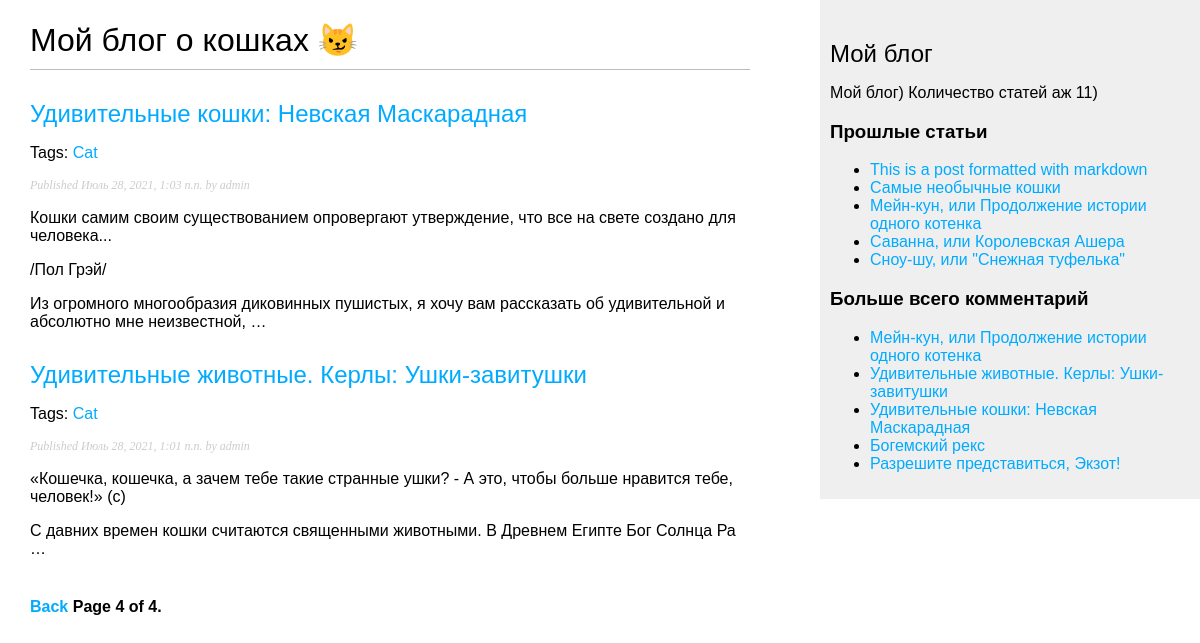
The app's page /blog/?page=4 with its own data.
### blog/models.py (models this page shows, shortened)
class Post(models.Model):
	STATUS_CHOICES = {
		('draft', 'Draft'),
		('published', 'Published'),
	}
	title = models.CharField(max_length=250) #заголовок статьи (VARCHAR тип)
	slug = models.SlugField(max_length=250, unique_for_date='publish') # поле для формирования семантических URLов статей
	author = models.ForeignKey(User, on_delete=models.CASCADE, related_name='blog_post') # собсна автор, отношение "Один ко многим" автор может иметь много статей
	body = models.TextField() # содержание статьи
	publish = models.DateTimeField(default=timezone.now) # сохраняет дату публикации статьи
	created = models.DateTimeField(auto_now_add=True) # собсна указывает на дату создания статьи (auto_now_add=True - сохраняет автоматически при сохранении объекта)
	update  = models.DateTimeField(auto_now=True) # дата и время редактирования статьи (auto_now=True - сохраняет автоматически при сохранении объекта)
	status = models.CharField(max_length=10, choices=STATUS_CHOICES, default='draft') # статус статьи. Choices - для выбора статуса.
	objects = models.Manager() # описание менеджера
	published = PublishedManager() # добавление нового менеджера в модель
	tags = TaggableManager()
	class Meta:
		ordering = ('-publish',) # метаданные для порядка сортировки (по убыванию)
	def get_absolute_url(self):
		return reverse('blog:post_detail',
						args=[self.publish.year,
								self.publish.month,
								self.publish.day,
								self.slug])

### blog/views.py (the view)
# urls.py: path('', views.post_list, name='post_list'),
def post_list(request, tag_slug=None):
	object_list = Post.published.all()
	tag = None
	if tag_slug:
		tag = get_object_or_404(Tag, slug=tag_slug)
		object_list = object_list.filter(tags__in=[tag])
	paginator = Paginator(object_list, 3)
	page = request.GET.get('page') #текущая страница
	try:
		posts = paginator.page(page) # список объектов на странице
	except PageNotAnInteger:
		posts = paginator.page(1)
	except EmptyPage:
		posts = paginator.page(paginator.num_pages)
	return render(request,
				 'blog/post/list.html',
				 {'page': page,
				  'posts': posts,
				  'tag' : tag})
	'''принимает на вход все статьи блога и с помощью функции render (принимает на вход: объект request,
	путь к шаблону и переменные контекста для этого шаблона) - формируем шаблон для списка статей  '''

### blog/models.py (called while the page is built)
	def get_queryset(self):
		return super().get_queryset().filter(status='published') # возвращает QuerySet с фильтром

### blog/templatetags/blog_tags.py (called while the page is built)
@register.simple_tag
def total_posts():
	return Post.published.count()

@register.inclusion_tag('blog/post/latest_posts.html')
def show_latest_posts(count=5):
	latest_posts = Post.published.order_by('-publish')[:count]
	return {'latest_posts' : latest_posts}

@register.simple_tag
def get_most_commented_posts(count=5):
	return Post.published.annotate(total_comments=Count('comments')).order_by('-total_comments')[:count]

@register.filter(name='markdown')
def markdown_format(text):
	return mark_safe(markdown.markdown(text)) #mark_safe - помечает return как разрешенный HTML-код

### blog/templates/blog/post/list.html (shortened to what this page needs)
{% extends "blog/base.html" %}
{% load blog_tags %}
{% block content %}
  <h1>Мой блог о кошках &#128572;</h1>
  {% for post in posts %}
    <h2>
      <a href="{{ post.get_absolute_url }}">
        {{ post.title }}
      </a>
    </h2>
    <p class="tags">
      Tags:
      {% for tag in post.tags.all %}
        <a href="{% url 'blog:post_list_by_tag' tag.slug %}">
          {{ tag.name }}
        </a>
      {% endfor %}
    </p>
    <p class="date">
      Published {{ post.publish }} by {{ post.author }}
    </p>
    {{ post.body|markdown|truncatewords_html:30 }}
  {% endfor %}
  {% include "pagination.html" with page=posts %}
{% endblock %}

### blog/templates/blog/base.html (shortened to what this page needs)
{% load blog_tags %}
{% load static %}
<!DOCTYPE html>
<html lang="ru">
<head>
	<link href="{% static 'css/blog.css' %}" rel="stylesheet">
</head>
<body>
	<div id="content">
		{% block content %}
		{% endblock %}
	</div>
	<div id="sidebar">
		<h2>Мой блог</h2>
			<p>Мой блог) Количество статей аж {% total_posts %})</p>
		<h3>Прошлые статьи</h3>
			{% show_latest_posts 5 %}
		<h3>Больше всего комментарий</h3>
			{% get_most_commented_posts as most_commented_posts %}
			<ul>
				{% for post in most_commented_posts %}
					<li><a href="{{ post.get_absolute_url }}">{{ post.title }}</a></li>
				{% endfor %}
			</ul>
	</div>
</body>
</html>

### blog/templates/blog/post/latest_posts.html
<ul>
	{% for post in latest_posts %}
		<li><a href="{{ post.get_absolute_url }}">{{ post.title }}</a></li>
	{% endfor %}
</ul>

### blog/static/css/blog.css (style rules this page uses)
body { margin:0; padding:0; font-family:helvetica, sans-serif; }
a { color:#00abff; text-decoration:none; }
h1 { font-weight:normal; border-bottom:1px solid #bbb; padding:0 0 10px 0; }
h2 { font-weight:normal; margin:30px 0 0; }
#content { float:left; width:60%; padding:0 0 0 30px; }
#sidebar { float:right; width:30%; padding:10px; background:#efefef; height:100%; }
p.date { color:#ccc; font-family: georgia, serif; font-size: 12px; font-style: italic; }

### records on screen
Post: title "Удивительные кошки: Невская Маскарадная", publish "Июль 28, 2021, 1:03 п.п.", author "admin", body "Кошки самим своим существованием опровергают утверждение, что все на свете создано для человека... /Пол Грэй/ Из огромного многообразия диковинных пушистых, я хочу вам рассказать об удивительной и абсолютно мне неизвестной, …"
Tag: name "Cat"
Post: title "Удивительные животные. Керлы: Ушки-завитушки", publish "Июль 28, 2021, 1:01 п.п.", author "admin", body "«Кошечка, кошечка, а зачем тебе такие странные ушки? - А это, чтобы больше нравится тебе, человек!» (с) С давних времен кошки считаются священными животными. В Древнем Египте Бог Солнца Ра …"
Post: title "This is a post formatted with markdown"
Post: title "Самые необычные кошки"
Post: title "Мейн-кун, или Продолжение истории одного котенка"
Post: title "Саванна, или Королевская Ашера"
Post: title "Сноу-шу, или \"Снежная туфелька\""
Post: title "Богемский рекс"
Post: title "Разрешите представиться, Экзот!"

### other values on screen
{{ page.number }} "4"
{{ page.paginator.num_pages }} "4"
